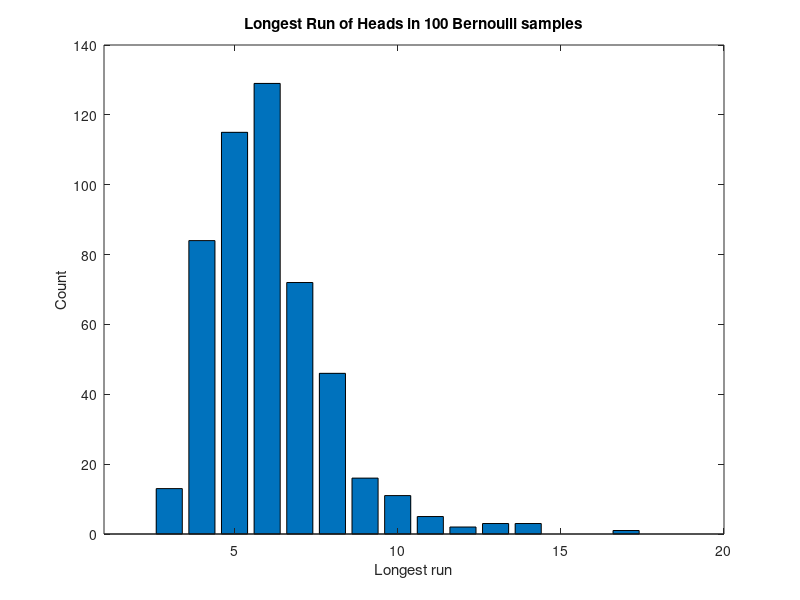

The MATLAB source for this figure:
clc;

%Initialization of variables
size = 500;
prob = 0.5;
samp = 100;
sample = zeros(samp,1);
count = zeros(size,1);
count_final = zeros(samp,1);
max = 0;
temp= 0;

%Generate Random samples and find longest run of heads in all the trials
for i = 1:size
    max = 0;
    temp = 0;
    for j = 1:samp
      A(j) = rand(1);
        if A(j)>prob
            A(j) = 1;
        else
            A(j) = 0;
        end
    end
    for j = 1:samp-1
        if A(j) == 1 && A(j+1) == 1
            temp = temp+ 1;
        else
            temp = 0;
        end
        if max < temp
            max = temp;
        end
    end
    count(i) = max;
end

%Count the number of longest run of Heads for all samples
for i = 1:samp+1
    for j= 1:size
        if count(j) == i-1
            count_final(i) = count_final(i) + 1;
        end
    end
end

%Plotting Histogram
figure(1);
bar(1:samp,count_final');
xlim([1,20]);
xlabel('Longest run');
ylabel('Count');
title('Longest Run of Heads in 100 Bernoulli samples');


